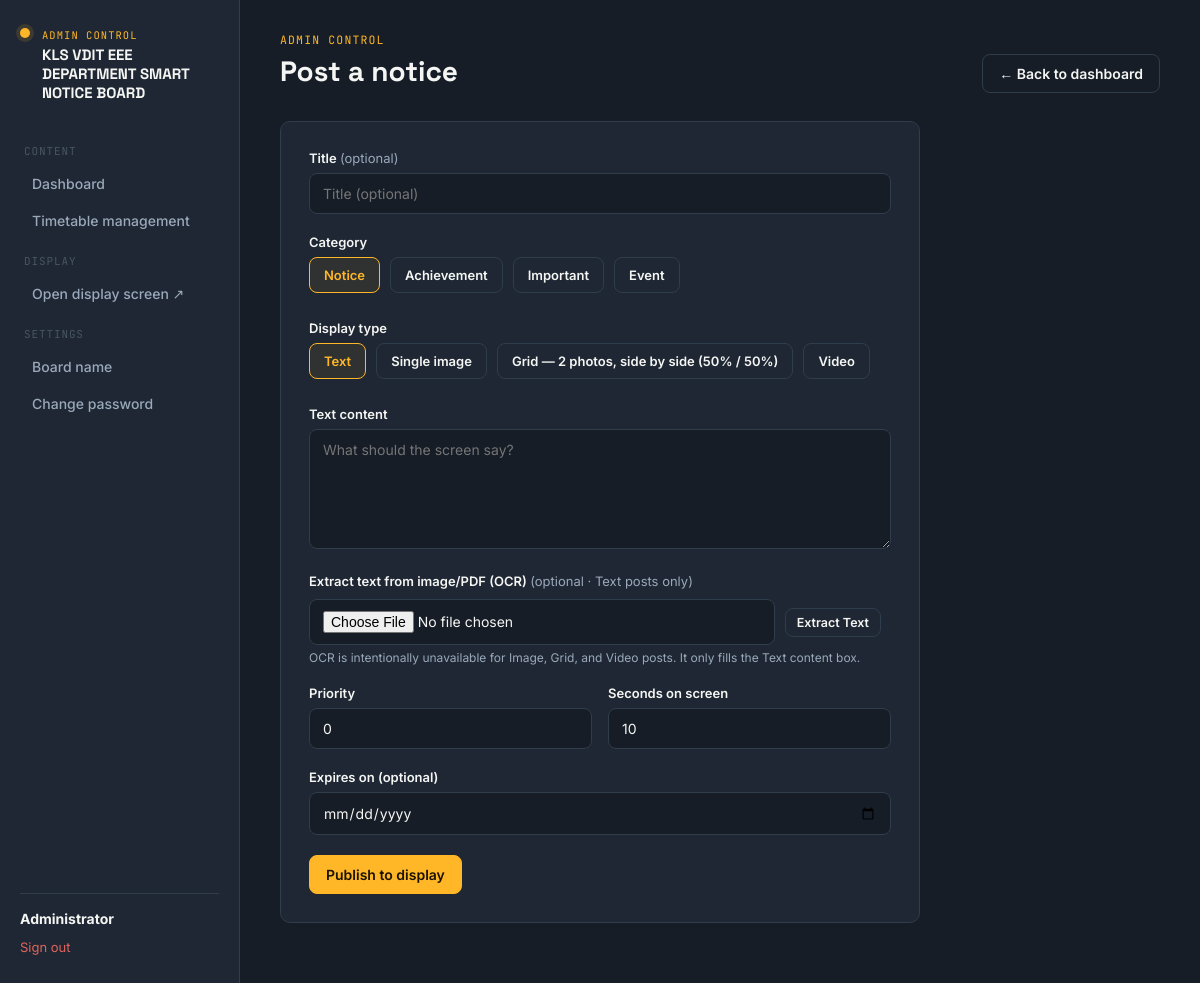
The app's page /notice/add (signed in) with its own data.
### app.py (models this page shows, shortened)
class Settings(db.Model):
    id = db.Column(db.Integer, primary_key=True)
    board_title = db.Column(db.String(200), nullable=False, default=DEFAULT_BOARD_TITLE)

class User(UserMixin, db.Model):
    id = db.Column(db.Integer, primary_key=True)
    username = db.Column(db.String(64), unique=True, nullable=False)
    name = db.Column(db.String(128), nullable=False)
    password_hash = db.Column(db.String(255), nullable=False)
    role = db.Column(db.String(16), nullable=False, default="staff")  # admin | staff
    created_at = db.Column(db.DateTime, default=datetime.now)

### app.py (the view, shortened to what this page needs)
@app.route("/notice/add", methods=["GET", "POST"])
@login_required
def add_notice():
    return render_template(
        "add_notice.html", categories=CATEGORIES, notice=None,
        type_labels=DISPLAY_TYPE_LABELS, fit_options=IMAGE_FIT_OPTIONS,
        grid_photo_count=GRID_PHOTO_COUNT,
    )

### app.py (called while the page is built)
def get_settings():
    settings = Settings.query.first()
    if settings is None:
        settings = Settings(board_title=DEFAULT_BOARD_TITLE)
        db.session.add(settings)
        db.session.commit()
    return settings

@app.context_processor
def inject_settings():
    return {
        "site_settings": get_settings(),
        "asset_version": ASSET_VERSION,
        "ocr_available": PYTESSERACT_AVAILABLE and PYMUPDF_AVAILABLE,
    }

@login_manager.user_loader
def load_user(user_id):
    return User.query.get(int(user_id))

### templates/add_notice.html (shortened to what this page needs)
{% extends "base.html" %}
{% block extra_head %}
<link rel="stylesheet" href="https://cdnjs.cloudflare.com/ajax/libs/cropperjs/1.5.13/cropper.min.css">
{% endblock %}
{% block content %}
{% set active = 'add' %}
<div class="shell">
  {% include "_sidebar.html" with context %}
  <main class="main">
    <div class="page-head">
      <div>
        <span class="eyebrow">Admin Control</span>
        <h1>{{ 'Edit notice' if notice else 'Post a notice' }}</h1>
      </div>
      <a href="{{ url_for('dashboard') }}" class="btn btn-ghost">← Back to dashboard</a>
    </div>
    <form class="form-card" method="POST" enctype="multipart/form-data">
      <div class="field">
        <label for="title">Title <span class="optional-tag">(optional)</span></label>
        <input type="text" id="title" name="title" value="{{ notice.title if notice else '' }}" placeholder="Title (optional)">
      </div>
      <div class="field">
        <label>Category</label>
        <div class="radio-group" id="category-group">
          {% for key, meta in categories.items() %}
          <label class="radio-option {{ 'selected' if (notice and notice.category==key) or (not notice and key=='notice') }}">
            {{ meta.label }}
          </label>
          {% endfor %}
        </div>
      </div>
      <div class="field">
        <label>Display type</label>
        <div class="radio-group" id="type-group">
          {% for t in ['text', 'image', 'grid', 'video'] %}
          <label class="radio-option {{ 'selected' if (notice and notice.display_type==t) or (not notice and t=='text') }}">
            {{ type_labels[t] }}
          </label>
          {% endfor %}
        </div>
      </div>
      <div class="field" id="text-field">
        <label for="text_content">Text content</label>
        <textarea id="text_content" name="text_content" placeholder="What should the screen say?">{{ notice.text_content if notice else '' }}</textarea>
      </div>
      <div class="field" id="ocr-field" style="display:none;">
        <label>Extract text from image/PDF (OCR) <span class="optional-tag">(optional · Text posts only)</span></label>
        {% if ocr_available %}
        <div class="ocr-panel">
          <input type="file" id="ocr_file" accept=".jpg,.jpeg,.png,.webp,.pdf">
          <button type="button" class="btn btn-ghost btn-sm" id="ocr-extract-btn">Extract Text</button>
        </div>
        <div class="hint">OCR is intentionally unavailable for Image, Grid, and Video posts. It only fills the Text content box.</div>
        {% else %}
        <div class="hint">OCR unavailable on this server.</div>
        {% endif %}
      </div>
      <div class="two-col">
        <div class="field">
          <label for="priority">Priority</label>
          <input type="number" id="priority" name="priority" value="{{ notice.priority if notice else 0 }}">
        </div>
        <div class="field" id="duration-field">
          <label for="duration_seconds">Seconds on screen</label>
          <input type="number" id="duration_seconds" name="duration_seconds" min="3" value="{{ notice.duration_seconds if notice else 10 }}">
        </div>
      </div>
      <div class="field">
        <label for="expires_at">Expires on (optional)</label>
        <input type="date" id="expires_at" name="expires_at" value="{{ notice.expires_at.isoformat() if notice and notice.expires_at else '' }}">
      </div>
      <button type="submit" class="btn btn-primary">{{ 'Save changes' if notice else 'Publish to display' }}</button>
    </form>
  </main>
</div>
{% endblock %}

### templates/_sidebar.html
<aside class="sidebar">
  <div class="brand-block">
    <span class="brand-mark"></span>
    <div class="brand-text">
      <span class="brand-eyebrow">Admin Control</span>
      <span class="brand-name">{{ site_settings.board_title }}</span>
    </div>
  </div>
  <nav class="nav-group">
    <span class="nav-label">Content</span>
    <a class="nav-link {{ 'active' if active=='dashboard' }}" href="{{ url_for('dashboard') }}">Dashboard</a>
    <a class="nav-link {{ 'active' if active=='timetable' }}" href="{{ url_for('timetable_list') }}">Timetable management</a>
    <span class="nav-label">Display</span>
    <a class="nav-link" href="{{ url_for('display') }}" target="_blank">Open display screen ↗</a>
    <span class="nav-label">Settings</span>
    <a class="nav-link {{ 'active' if active=='settings' }}" href="{{ url_for('board_settings') }}">Board name</a>
    <a class="nav-link {{ 'active' if active=='password' }}" href="{{ url_for('change_password') }}">Change password</a>
  </nav>
  <div class="sidebar-footer">
    <strong>{{ current_user.name }}</strong>
    <a class="logout-link" href="{{ url_for('logout') }}">Sign out</a>
  </div>
</aside>

### static/css/style.css (style rules this page uses)
:root { --ink: #F5F6F3; --ink-dim: #9AA9BA; --ink-faint: #64748099; --bg: #161D27; --bg-panel: #1E2733; --bg-panel-raised: #253140; --border: #303D4D; --accent: #FFB627; --accent-ink: #1B1200; --success: #3FA377; --danger: #E0645C; --cat-notice: #4C8DC4; --cat-achievement: #D4A93A; --cat-important: #D2564D; --cat-event: #38A08A; --radius: 10px; --font-display: 'Space Grotesk', sans-serif; --font-body: 'Inter', sans-serif; --font-mono: 'JetBrains Mono', monospace; }
* { box-sizing: border-box; }
html, body { margin: 0; padding: 0; background: var(--bg); color: var(--ink); font-family: var(--font-body); min-height: 100vh; }
a { color: inherit; text-decoration: none; }
button { font-family: inherit; cursor: pointer; }
.shell { display: grid; grid-template-columns: 240px 1fr; min-height: 100vh; }
.sidebar { background: var(--bg-panel); border-right: 1px solid var(--border); padding: 28px 20px; display: flex; flex-direction: column; gap: 28px; }
.brand-mark { width: 10px; height: 10px; border-radius: 50%; background: var(--accent); box-shadow: 0 0 0 4px #FFB62722; flex-shrink: 0; }
.brand-block { display: flex; align-items: flex-start; gap: 12px; }
.brand-text { display: flex; flex-direction: column; gap: 4px; min-width: 0; }
.brand-eyebrow { font-family: var(--font-mono); font-size: 10.5px; text-transform: uppercase; letter-spacing: 0.1em; color: var(--accent); }
.brand-name { font-family: var(--font-display); font-weight: 700; font-size: 15px; line-height: 1.25; }
.eyebrow { font-family: var(--font-mono); font-size: 11.5px; text-transform: uppercase; letter-spacing: 0.1em; color: var(--accent); display: block; margin-bottom: 6px; }
.nav-group { display: flex; flex-direction: column; gap: 2px; }
.nav-label { font-family: var(--font-mono); font-size: 11px; letter-spacing: 0.08em; text-transform: uppercase; color: var(--ink-faint); margin: 14px 4px 6px; }
.nav-link { display: flex; align-items: center; gap: 10px; padding: 9px 12px; border-radius: 8px; font-size: 14px; color: var(--ink-dim); font-weight: 500; }
.sidebar-footer { margin-top: auto; border-top: 1px solid var(--border); padding-top: 16px; font-size: 13px; color: var(--ink-dim); }
.sidebar-footer strong { color: var(--ink); display:block; font-size: 14px; }
.logout-link { display:block; margin-top: 12px; color: var(--danger); font-size: 13px; }
.main { padding: 32px 40px 60px; max-width: none; width: 100%; min-width: 0; }
.page-head { display: flex; justify-content: space-between; align-items: flex-end; margin-bottom: 28px; flex-wrap: wrap; gap: 16px; }
.page-head h1 { font-family: var(--font-display); font-size: 28px; margin: 0 0 4px; }
.btn { display: inline-flex; align-items: center; gap: 8px; border: 1px solid var(--border); background: var(--bg-panel-raised); color: var(--ink); padding: 10px 16px; border-radius: 8px; font-size: 14px; font-weight: 600; transition: border-color .15s ease; }
.btn-primary { background: var(--accent); color: var(--accent-ink); border-color: var(--accent); }
.btn-ghost { background: transparent; }
.btn-sm { padding: 6px 11px; font-size: 12.5px; }
.form-card { background: var(--bg-panel); border: 1px solid var(--border); border-radius: var(--radius); padding: 28px; max-width: 640px; }
.field { margin-bottom: 20px; }
.field label { display: block; font-size: 13px; font-weight: 600; margin-bottom: 7px; color: var(--ink); }
.field .hint { font-size: 12px; color: var(--ink-dim); margin-top: 5px; }
.optional-tag { font-weight: 400; color: var(--ink-dim); text-transform: none; letter-spacing: 0; }
input[type=text], input[type=password], input[type=number], input[type=date], input[type=file], textarea, select { width: 100%; background: var(--bg); border: 1px solid var(--border); color: var(--ink); padding: 11px 13px; border-radius: 8px; font-size: 14px; font-family: var(--font-body); }
textarea { min-height: 120px; resize: vertical; }
.radio-group { display: flex; gap: 10px; flex-wrap: wrap; }
.radio-option { border: 1px solid var(--border); border-radius: 8px; padding: 9px 14px; font-size: 13px; color: var(--ink-dim); cursor: pointer; }
.radio-option.selected { border-color: var(--accent); color: var(--accent); background: #FFB62714; }
.two-col { display: grid; grid-template-columns: 1fr 1fr; gap: 16px; }
.ocr-panel { display: flex; align-items: center; gap: 10px; flex-wrap: wrap; margin-top: 10px; }
.ocr-panel input[type=file] { width: auto; flex: 1; min-width: 200px; }

### records on screen
Settings: board_title "KLS VDIT EEE DEPARTMENT SMART NOTICE BOARD"
User: name "Administrator"

### other values on screen
{{ 'Edit notice' if notice else 'Post a notice' }} "Post a notice"
{{ meta.label }} "Notice" "Achievement" "Important" "Event"
{{ type_labels[t] }} "Text" "Single image" "Grid — 2 photos, side by side (50% / 50%)" "Video"
{{ 'Save changes' if notice else 'Publish to display' }} "Publish to display"
